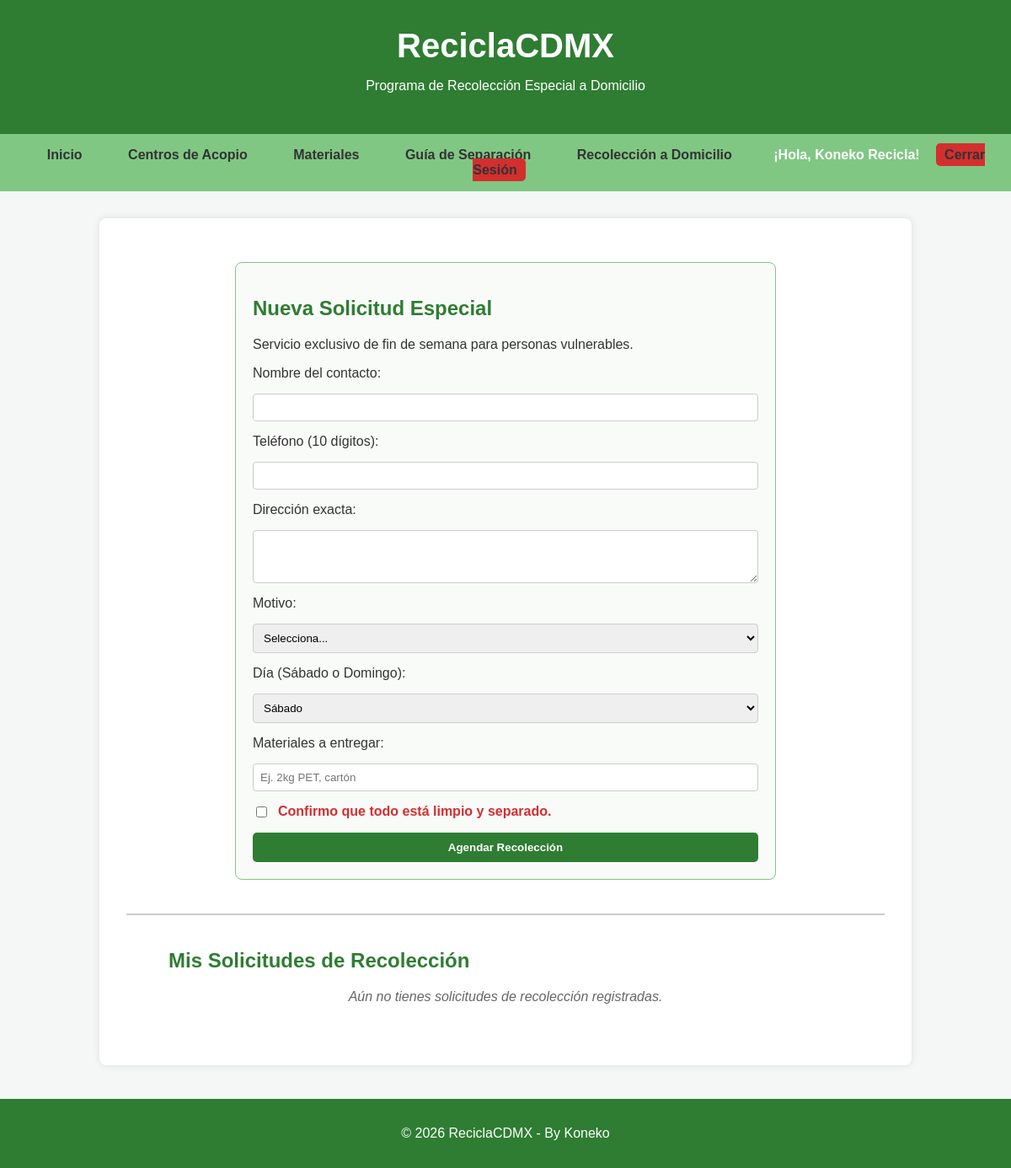
The page /recoleccion.php (signed in) on the database as committed earlier.
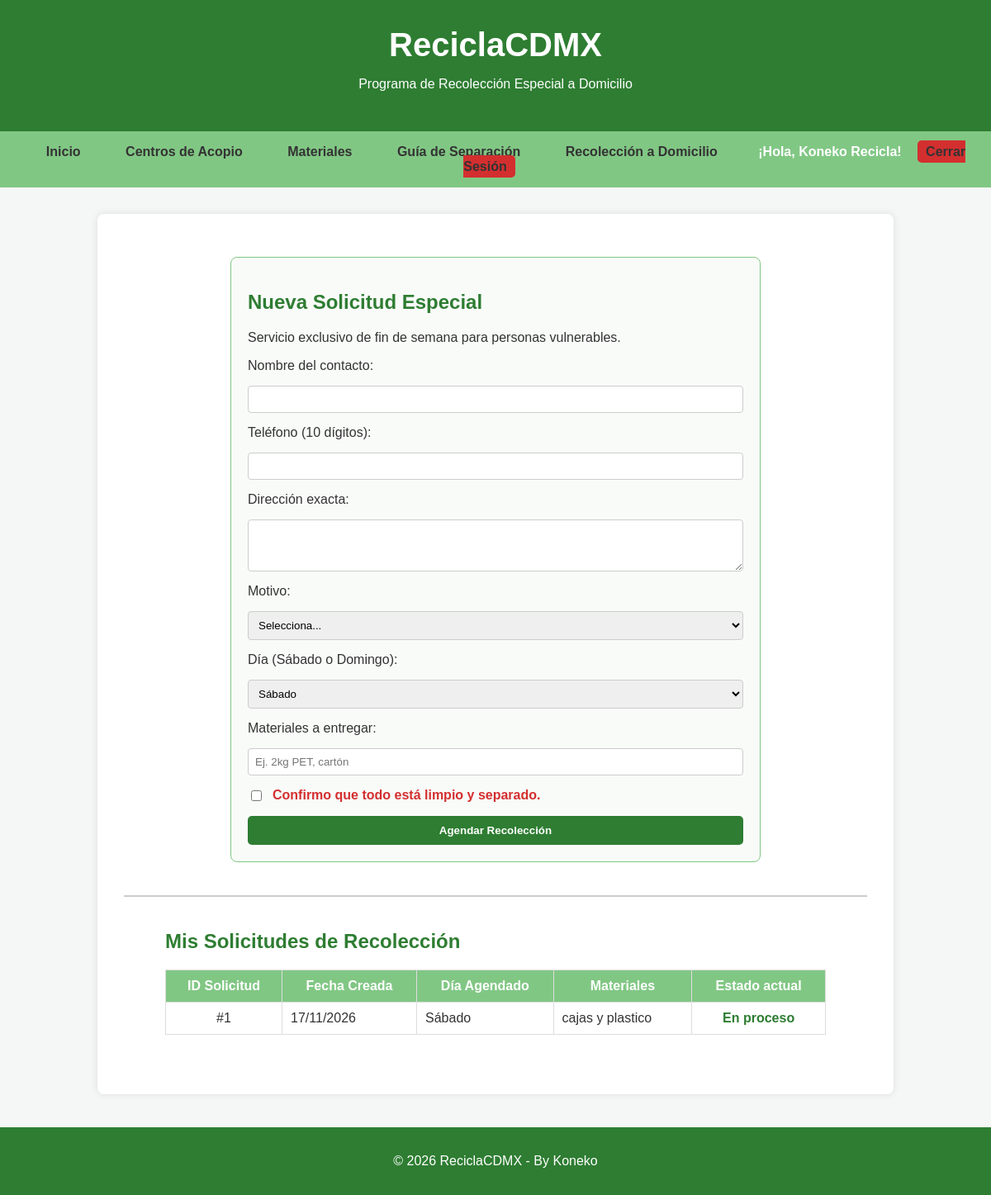
The same page on the database as committed later.
### tables this page shows
CREATE TABLE `recolecciones` (
  `id_solicitud` int(11) NOT NULL,
  `id_usuario` int(11) NOT NULL,
  `nombre_contacto` varchar(100) NOT NULL,
  `telefono` varchar(15) NOT NULL,
  `direccion` text NOT NULL,
  `motivo` varchar(50) NOT NULL,
  `dia_agendado` varchar(20) NOT NULL,
  `materiales` text NOT NULL,
  `estado_solicitud` varchar(30) DEFAULT 'Pendiente',
  `fecha_creacion` timestamp NOT NULL DEFAULT current_timestamp()
);

### recoleccion.php (the view, shortened to what this page needs)
<?php
require 'includes/conexion.php';
$id_usuario_actual = $_SESSION['id_usuario'];
?>
<?php require 'includes/head.php'; ?>
<body>
    <?php require 'includes/header.php'; ?>
    <?php require 'includes/nav.php'; ?>
    <main>
        <section style="background-color: #f9fbf9; padding: 20px; border-radius: 8px; margin: 20px auto; max-width: 600px; border: 1px solid #81c784;">
            <h2 style="color: #2e7d32;">Nueva Solicitud Especial</h2>
            <p>Servicio exclusivo de fin de semana para personas vulnerables.</p>
            <form action="recoleccion.php" method="POST" style="display: flex; flex-direction: column; gap: 15px;">
                <label>Nombre del contacto:</label>
                <input type="text" name="nombre" required style="padding: 8px; border: 1px solid #ccc; border-radius: 4px;">
                <label>Teléfono (10 dígitos):</label>
                <input type="tel" name="telefono" pattern="[0-9]{10}" required style="padding: 8px; border: 1px solid #ccc; border-radius: 4px;">
                <label>Dirección exacta:</label>
                <textarea name="direccion" rows="3" required style="padding: 8px; border: 1px solid #ccc; border-radius: 4px;"></textarea>
                <label>Motivo:</label>
                <select name="motivo" required style="padding: 8px; border: 1px solid #ccc; border-radius: 4px;">
                    <option value="">Selecciona...</option>
                </select>
                <label>Día (Sábado o Domingo):</label>
                <select name="dia" required style="padding: 8px; border: 1px solid #ccc; border-radius: 4px;">
                    <option value="Sábado">Sábado</option>
                </select>
                <label>Materiales a entregar:</label>
                <input type="text" name="materiales" placeholder="Ej. 2kg PET, cartón" required style="padding: 8px; border: 1px solid #ccc; border-radius: 4px;">
                <div style="display: flex; gap: 10px; align-items: center;">
                    <input type="checkbox" name="separados" id="separados" value="si" required>
                    <label for="separados" style="color: #d32f2f; font-weight: bold;">Confirmo que todo está limpio y separado.</label>
                </div>
                <button type="submit" style="background-color: #2e7d32; color: white; padding: 10px; border: none; border-radius: 5px; font-weight: bold; cursor: pointer;">Agendar Recolección</button>
            </form>
        </section>
        <hr style="border: 1px solid #ccc; margin: 40px 0;">
        <section style="padding: 0 20px; max-width: 800px; margin: 0 auto 40px auto;">
            <h2 style="color: #2e7d32;">Mis Solicitudes de Recolección</h2>
            <?php
            $stmt_consulta = $conexion->prepare("SELECT id_solicitud, dia_agendado, materiales, estado_solicitud, fecha_creacion FROM recolecciones WHERE id_usuario = ? ORDER BY fecha_creacion DESC");
            $stmt_consulta->bind_param("i", $id_usuario_actual);
            $stmt_consulta->execute();
            $resultado = $stmt_consulta->get_result();
            if ($resultado->num_rows > 0) {
                echo '<table style="width: 100%; border-collapse: collapse; margin-top: 20px;">';
                echo '<tr style="background-color: #81c784; color: white;">';
                echo '<th style="padding: 10px; border: 1px solid #ddd;">ID Solicitud</th>';
                echo '<th style="padding: 10px; border: 1px solid #ddd;">Fecha Creada</th>';
                echo '<th style="padding: 10px; border: 1px solid #ddd;">Día Agendado</th>';
                echo '<th style="padding: 10px; border: 1px solid #ddd;">Materiales</th>';
                echo '<th style="padding: 10px; border: 1px solid #ddd;">Estado actual</th>';
                echo '</tr>';
                while ($fila = $resultado->fetch_assoc()) {
                    $colorEstado = ($fila['estado_solicitud'] == 'Pendiente') ? '#f57c00' : '#2e7d32';
                    echo '<tr>';
                    echo '<td style="padding: 10px; border: 1px solid #ddd; text-align: center;">#' . $fila['id_solicitud'] . '</td>';
                    echo '<td style="padding: 10px; border: 1px solid #ddd;">' . date('d/m/Y', strtotime($fila['fecha_creacion'])) . '</td>';
                    echo '<td style="padding: 10px; border: 1px solid #ddd;">' . $fila['dia_agendado'] . '</td>';
                    echo '<td style="padding: 10px; border: 1px solid #ddd;">' . $fila['materiales'] . '</td>';
                    echo '<td style="padding: 10px; border: 1px solid #ddd; text-align: center; font-weight: bold; color: ' . $colorEstado . ';">' . $fila['estado_solicitud'] . '</td>';
                    echo '</tr>';
                }
                echo '</table>';
            } else {
                echo '<p style="text-align: center; color: #666; font-style: italic;">Aún no tienes solicitudes de recolección registradas.</p>';
            }
            ?>
        </section>
    </main>
    <?php require 'includes/footer.php'; ?>
</body>
</html>

Rows that differ between the two databases and show on the page:
added recolecciones: id_solicitud "1", fecha_creacion "17/11/2026", dia_agendado "Sábado", materiales "cajas y plastico", estado_solicitud "En proceso"
Other text that changed with them:
text no longer shown: "Aún no tienes solicitudes de recolección registradas."
text now shown: "ID Solicitud Fecha Creada Día Agendado Materiales Estado actual"
